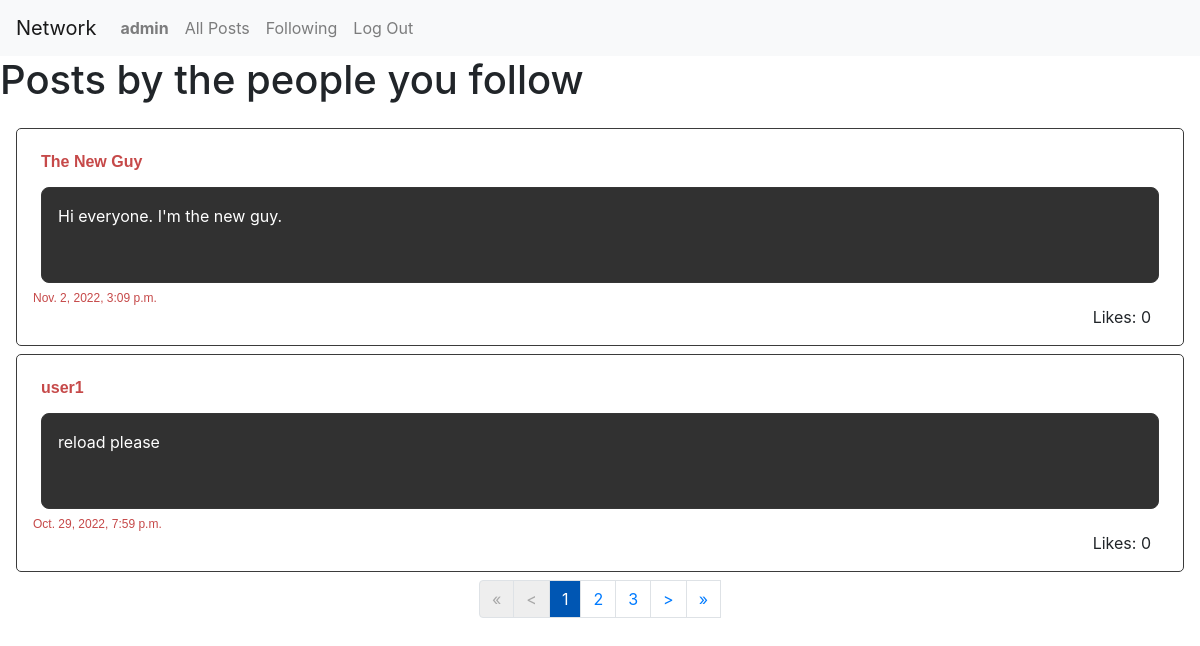
The page /following (signed in) on the database its author committed.
### network/models.py (models this page shows)
class User(AbstractUser):
    pass

class Post(models.Model):
    user = models.ForeignKey(User, on_delete=models.CASCADE, related_name='poster')
    created = models.DateTimeField(auto_now_add=True)
    content = models.TextField()
    likes = models.IntegerField(default=0)
    def __str__(self):
        return f"User: {self.user}, Created: {self.created}, Content: {self.content}, Likes: {self.likes}"

### network/views.py (the view)
# urls.py: path("following", views.FollowingPage.as_view(), name="following"),
class FollowingPage(ListView):
    paginate_by = NUM_POSTS_PER_PAGE
    context_object_name = "posts"
    ordering = ['-created']
    template_name = "network/index.html"
    def get_context_data(self, **kwargs):
        context = super(FollowingPage, self).get_context_data(**kwargs)
        context.update({
            'following_page': True
        })
        return context
    def get_queryset(self):
        following = Follower.objects.filter(follower=self.request.user)
        print(following)
        profiles = User.objects.filter(user__in=following)
        print(profiles)
        print(Post.objects.filter(user__in=profiles))
        return Post.objects.filter(user__in=profiles).order_by('-created')

### network/templates/network/index.html (shortened to what this page needs)
{% extends "network/layout.html" %}
{% block body %}
<div id='home'>
    {% if following_page %}
        <h1>Posts by the people you follow</h1>
    {% endif %}
    <div id="posts">
        {% for post in posts %}
            <div class="post">
                <div>
                    <span class="post-username">{{post.user}}</span>
                </div><div class="post-content">{{post.content}}</div>
                <div class="post-created">
                    {{post.created}}
                </div>
                <div class="post-likes">
                    Likes: {{post.likes}}
                </div>
            </div>
        {% endfor %}
        <nav aria-label="Page navigation">
            <ul class="pagination">
                <li class="page-item"><a class="page-link {% if not page_obj.has_previous %} deactivated {% endif %}" href="?page=1">&laquo;</a></li>
                <li class="page-item"><a class="page-link {% if not page_obj.has_previous %} deactivated {% endif %}" href="{% if page_obj.has_previous %} ?page={{ page_obj.previous_page_number }} {% endif %}">&lt;</a></li>
                {% for p in paginator.page_range %}
                    <li class="page-item"><a class="page-link {% if page_obj.number == p %} selected-page {% endif %}" href="?page={{p}}" >{{p}}</a></li>
                {% endfor %}
                <a class="page-link {% if not page_obj.has_next %} deactivated {% endif %}" href="{% if page_obj.has_next %} ?page={{ page_obj.next_page_number }} {% endif %}">&gt;</a>
                <a class="page-link {% if not page_obj.has_next %} deactivated {% endif %}" href="?page={{ paginator.num_pages }}">&raquo;</a>
            </ul>
        </nav>
    </div>
</div>
{% endblock %}

### network/templates/network/layout.html (shortened to what this page needs)
{% load static %}
<!DOCTYPE html>
<html lang="en">
    <head>
        <link rel="stylesheet" href="https://stackpath.bootstrapcdn.com/bootstrap/4.4.1/css/bootstrap.min.css">
        <link href="{% static 'network/styles.css' %}" rel="stylesheet">
    </head>
    <body>
        <nav class="navbar navbar-expand-lg navbar-light bg-light">
            <a class="navbar-brand" href="#">Network</a>
            <div>
              <ul class="navbar-nav mr-auto">
                {% if user.is_authenticated %}
                    <li class="nav-item">
                        <a class="nav-link" href="#"><strong>{{ user.username }}</strong></a>
                    </li>
                {% endif %}
                <li class="nav-item">
                  <a class="nav-link" href="{% url 'index' %}">All Posts</a>
                </li>
                {% if user.is_authenticated %}
                    <li class="nav-item">
                        <a class="nav-link" href="{% url 'following' %}">Following</a>
                    </li>
                    <li class="nav-item">
                        <a class="nav-link" href="{% url 'logout' %}">Log Out</a>
                    </li>
                {% endif %}
              </ul>
            </div>
          </nav>
        <div class="body">
            {% block body %}
            {% endblock %}
        </div>
    </body>
</html>

### network/static/network/styles.css (style rules this page uses)
#posts { padding: 1rem; }
.post { border: #3b3b3b 1px solid; padding: 1rem; margin-bottom: 0.5rem; border-radius: 5px; display: flex; flex-direction: column; }
.post-username { font: 700 1rem "montserrat", sans-serif; color: #c64949; margin: 0.5rem; display: inline-block; cursor: pointer; }
.post-content { min-height: 6rem; border: #363636 1px solid; border-radius: 8px; background-color: #313131; color: white; padding: 1rem; margin: 0.5rem; white-space: pre; }
.post-created { font: 400 0.75rem "montserrat", sans-serif; color: #c64949; }
.post-likes { align-self: flex-end; margin: 0 1rem; }
.pagination { display: flex; justify-content: center; }
.deactivated { color: #a7a7a7 !important; background-color: rgba(207, 207, 207, 0.349) !important; }
.selected-page { color: white; background-color: #0056b3; }

### rows shown on the page
User: username "admin"
Post: user "The New Guy", content "Hi everyone. I'm the new guy.", created "Nov. 2, 2022, 3:09 p.m.", likes "0"
Post: user "user1", content "reload please", created "Oct. 29, 2022, 7:59 p.m.", likes "0"

### other values the page prints
{{ p }} "1" "2" "3"
